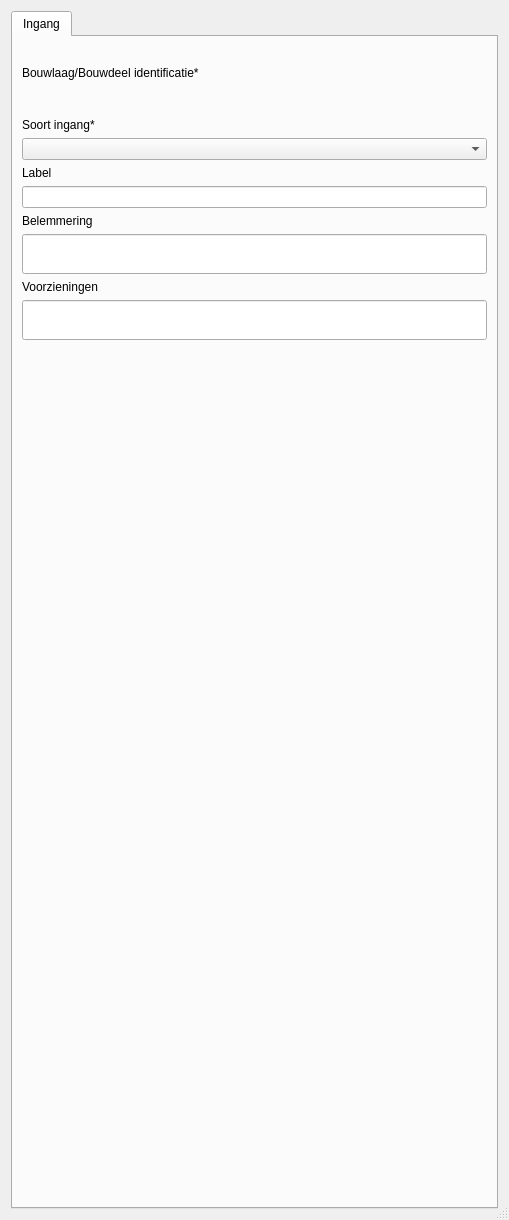
<?xml version="1.0" encoding="UTF-8"?>
<ui version="4.0">
 <class>ingang_bouwaag</class>
 <widget class="QDialog" name="ingang_bouwaag">
  <property name="geometry">
   <rect>
    <x>0</x>
    <y>0</y>
    <width>509</width>
    <height>1220</height>
   </rect>
  </property>
  <property name="sizePolicy">
   <sizepolicy hsizetype="Preferred" vsizetype="Minimum">
    <horstretch>0</horstretch>
    <verstretch>0</verstretch>
   </sizepolicy>
  </property>
  <property name="minimumSize">
   <size>
    <width>0</width>
    <height>0</height>
   </size>
  </property>
  <property name="windowTitle">
   <string>Dialog</string>
  </property>
  <property name="autoFillBackground">
   <bool>false</bool>
  </property>
  <property name="sizeGripEnabled">
   <bool>true</bool>
  </property>
  <layout class="QVBoxLayout" name="verticalLayout">
   <item>
    <widget class="QTabWidget" name="Objectgegevens_2">
     <property name="sizePolicy">
      <sizepolicy hsizetype="Preferred" vsizetype="Preferred">
       <horstretch>0</horstretch>
       <verstretch>0</verstretch>
      </sizepolicy>
     </property>
     <property name="autoFillBackground">
      <bool>true</bool>
     </property>
     <property name="currentIndex">
      <number>0</number>
     </property>
     <property name="documentMode">
      <bool>false</bool>
     </property>
     <widget class="QWidget" name="ingang_bouwlaag">
      <attribute name="title">
       <string>Ingang</string>
      </attribute>
      <layout class="QVBoxLayout" name="verticalLayout_2">
       <item>
        <widget class="QLabel" name="label_4">
         <property name="text">
          <string/>
         </property>
         <property name="pixmap">
          <pixmap>Algemeen gevaar.svg</pixmap>
         </property>
        </widget>
       </item>
       <item>
        <widget class="QLabel" name="label_3">
         <property name="text">
          <string>Bouwlaag/Bouwdeel identificatie*</string>
         </property>
        </widget>
       </item>
       <item>
        <widget class="QgsRelationReferenceWidget" name="bouwlaag_id">
         <property name="sizePolicy">
          <sizepolicy hsizetype="Preferred" vsizetype="Preferred">
           <horstretch>0</horstretch>
           <verstretch>0</verstretch>
          </sizepolicy>
         </property>
         <property name="minimumSize">
          <size>
           <width>0</width>
           <height>26</height>
          </size>
         </property>
         <property name="whatsThis">
          <string/>
         </property>
        </widget>
       </item>
       <item>
        <widget class="QLabel" name="label_5">
         <property name="text">
          <string>Soort ingang*</string>
         </property>
        </widget>
       </item>
       <item>
        <widget class="QComboBox" name="ingang_type_id">
         <property name="maxVisibleItems">
          <number>30</number>
         </property>
        </widget>
       </item>
       <item>
        <widget class="QLabel" name="label_6">
         <property name="text">
          <string>Label</string>
         </property>
        </widget>
       </item>
       <item>
        <widget class="QLineEdit" name="label"/>
       </item>
       <item>
        <widget class="QLabel" name="label_2">
         <property name="text">
          <string>Belemmering</string>
         </property>
        </widget>
       </item>
       <item>
        <widget class="QLineEdit" name="belemmering">
         <property name="sizePolicy">
          <sizepolicy hsizetype="Expanding" vsizetype="Fixed">
           <horstretch>0</horstretch>
           <verstretch>50</verstretch>
          </sizepolicy>
         </property>
         <property name="minimumSize">
          <size>
           <width>0</width>
           <height>40</height>
          </size>
         </property>
         <property name="maxLength">
          <number>254</number>
         </property>
        </widget>
       </item>
       <item>
        <widget class="QLabel" name="label_7">
         <property name="text">
          <string>Voorzieningen</string>
         </property>
        </widget>
       </item>
       <item>
        <widget class="QLineEdit" name="voorzieningen">
         <property name="minimumSize">
          <size>
           <width>0</width>
           <height>40</height>
          </size>
         </property>
         <property name="maxLength">
          <number>254</number>
         </property>
        </widget>
       </item>
       <item>
        <spacer name="verticalSpacer">
         <property name="orientation">
          <enum>Qt::Vertical</enum>
         </property>
         <property name="sizeHint" stdset="0">
          <size>
           <width>20</width>
           <height>529</height>
          </size>
         </property>
        </spacer>
       </item>
      </layout>
      <zorder>label_4</zorder>
      <zorder>verticalSpacer</zorder>
      <zorder>label_3</zorder>
      <zorder>bouwlaag_id</zorder>
      <zorder>label_5</zorder>
      <zorder>ingang_type_id</zorder>
      <zorder>label_6</zorder>
      <zorder>label</zorder>
      <zorder>belemmering</zorder>
      <zorder>voorzieningen</zorder>
      <zorder>label_2</zorder>
      <zorder>label_7</zorder>
     </widget>
    </widget>
   </item>
  </layout>
 </widget>
 <customwidgets>
  <customwidget>
   <class>QgsRelationReferenceWidget</class>
   <extends>QWidget</extends>
   <header>qgsrelationreferencewidget.h</header>
  </customwidget>
 </customwidgets>
 <resources>
  <include location="image.qrc"/>
 </resources>
 <connections/>
</ui>
